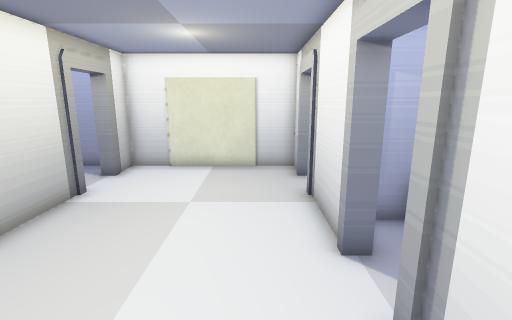
[1] (above)

16 first-person views from a walk through a level from a Godot 3-D game. The camera is 1.5 m above the floor, tilts 12° down and sees 85° across. The floor is counted in squares, 0.5 m on a side. Each view is taken from the middle of a square. On the plan, view 1 faces up. The plan holds only what a view shows up to about 20 squares ahead; the rest is blank. Door leaves are left out where a doorway can be walked through. Some surface patterns are stand-ins.

[2]
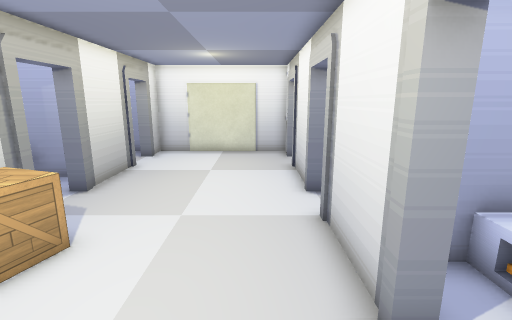

[3]
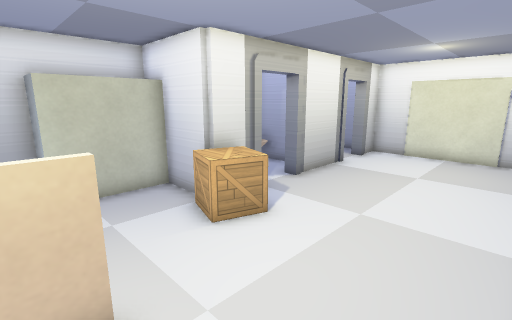

[4]
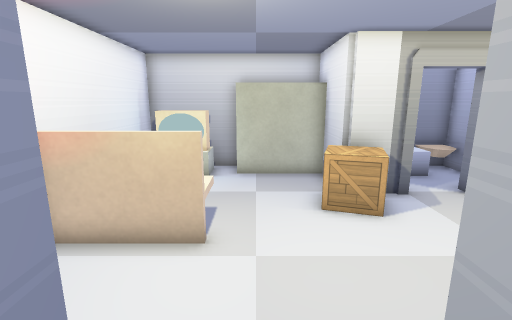

[5]
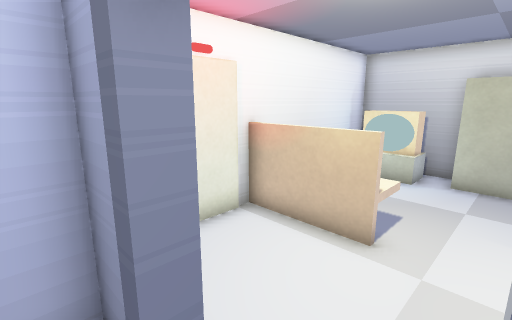

[6]
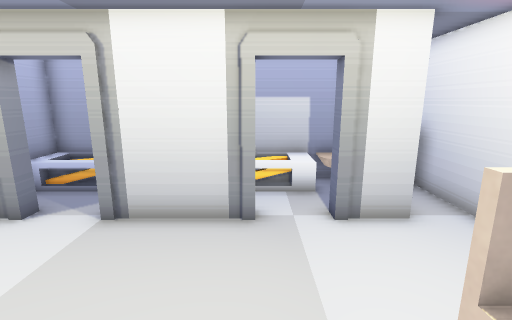

[7]
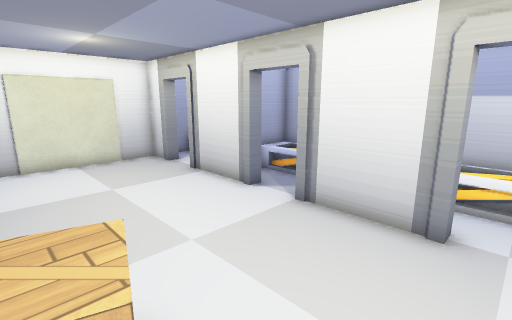

[8]
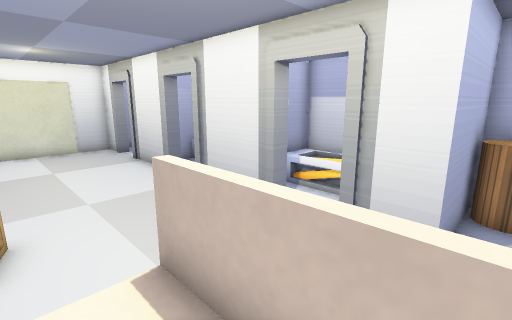

[9]
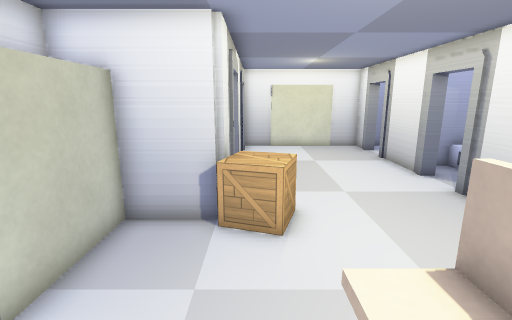

[10]
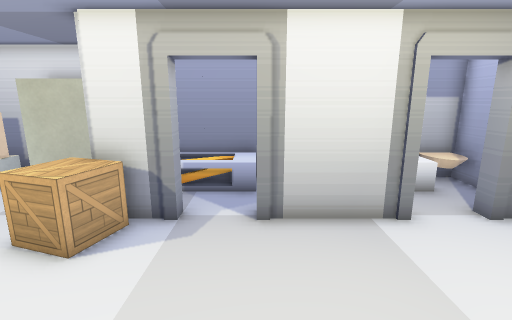

[11]
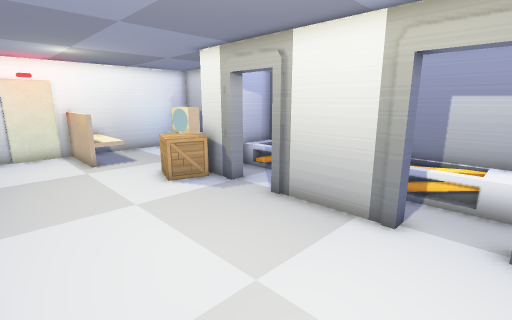

[12]
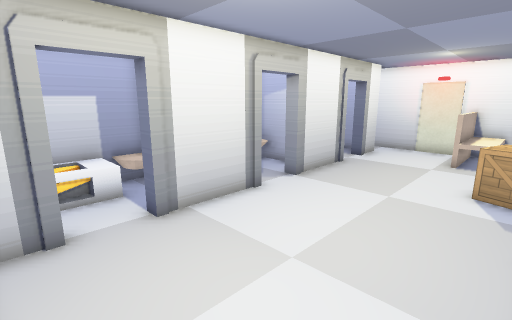

[13]
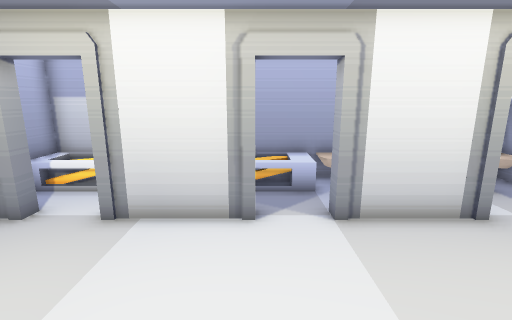

[14]
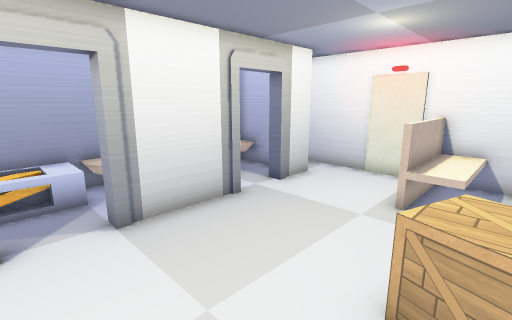

[15]
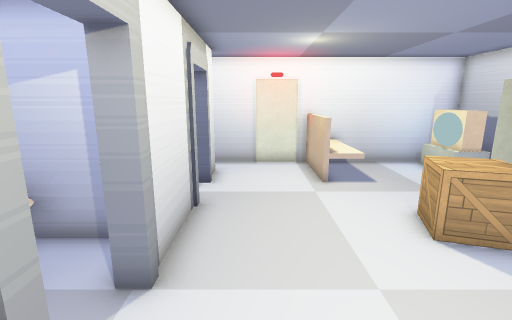

[16]
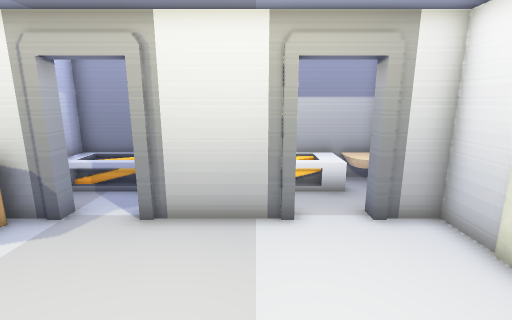

### Floor plan
Key: @ floor where view 1 was taken; # wall or solid block; . floor; D open door; = window, fence, low wall or low ledge; B box; A barrel; O other object.
Columns run from 10 left of view 1 to 6 right of it. Each row starts with its distance up from view 1.
 13 #################
 12 #O..#.......#.. #
 11 #OO.D.......D.. #
 10 # O.D.......D.. #
  9 # O.D.......D...#
  8 #   #.......#..O#
  7 #####.......#####
  6 #O..#.......#.. #
  5 # O.D.......D.. #
  4 # O.D.......D.. #
  3 # O.D.......D...#
  2 # O.#B#.....#..O#
  1 ######B.....#####
  0  ##.#=#...@.#.. #
 -1  ##.........D.. #
 -2  ##.........D.. #
 -3  #.....##...D...#
 -4  ##....==...#   #
 -5  #=....==...#####
 -6  ##....==.....=A#
 -7  ################

Positions as (right, up) in squares from view 1, and headings:
1: (0, 0), facing up
2: (0, -4), facing up
3: (1, -4), facing up-left
4: (3, -2), facing left
5: (3, -1), facing down-left
6: (-5, -1), facing right
7: (-5, -2), facing up-right
8: (-4, -6), facing up-right
9: (-5, -6), facing up
10: (1, 5), facing left
11: (1, 11), facing down-left
12: (-5, 12), facing down-right
13: (-5, 5), facing right
14: (-5, 5), facing down-right
15: (0, 7), facing down
16: (1, 8), facing left
